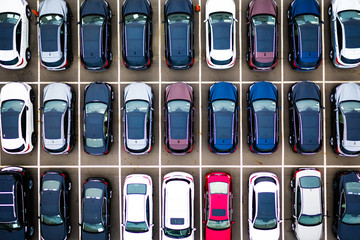
#> input picture sample_images/cars.jpg, 360 x 240 px, found by its file name
$ python upscale.py
#> lines starting #> are read from the running program, lines starting #| are printed output that depends on the picture
### utils/image_saving.py
from pathlib import Path


def save_pil_image(image, output_path: str) -> None:

    # JPEG cannot store alpha channels, so we strip transparency only when the
    # destination format is JPEG. PNG outputs keep their original mode.
    suffix = Path(output_path).suffix.lower()

    if suffix in {".jpg", ".jpeg"} and image.mode in {"RGBA", "LA"}:
        image = image.convert("RGB")
    elif suffix in {".jpg", ".jpeg"} and image.mode == "P" and "transparency" in image.info:
        image = image.convert("RGB")

    image.save(output_path)

### tests/upscale.py
from PIL import Image

from utils.image_saving import save_pil_image

img = Image.open("sample_images/cars.jpg")
#> img is the input picture: PIL image 360x240 RGB; mean R, G, B 100.1, 102.1, 112.8

img = img.resize((1440, 960), Image.Resampling.LANCZOS)
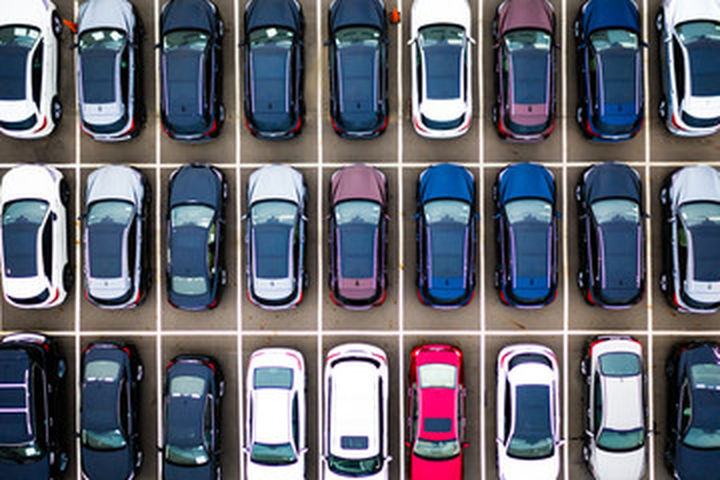
#> img: PIL image 1440x960 RGB (shown at 1/2 size); mean R, G, B 100.2, 102.1, 112.8

# Use the shared helper so JPEG saves automatically drop alpha if needed.
save_pil_image(img, "sample_images/upscaled/cars_4x.jpg")

print("Saved!")

$ run again, with sample_images/cctv.jpg copied over sample_images/cars.jpg
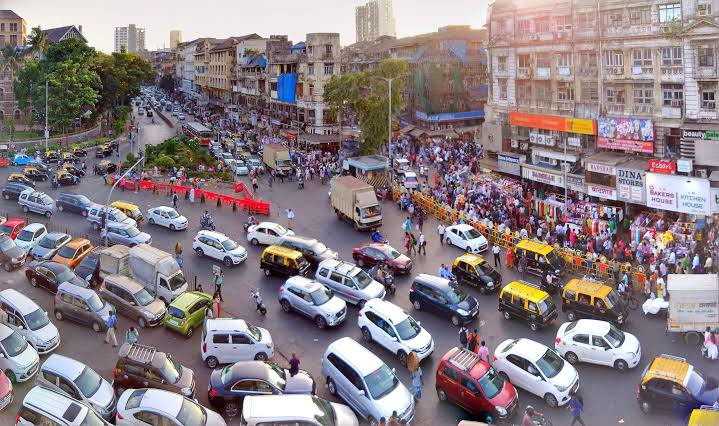
#> input picture sample_images/cctv.jpg, 719 x 426 px, found by its file name
#> img is the input picture: PIL image 719x426 RGB; mean R, G, B 138.4, 126.9, 131.9
#> `img = img.resize((1440, 960), Image.Resampling.LANCZOS)`:
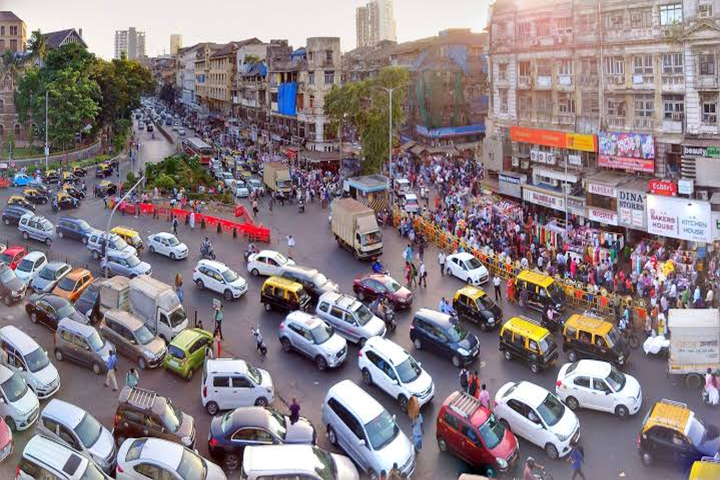
#> img: PIL image 1440x960 RGB (shown at 1/2 size); mean R, G, B 138.3, 126.9, 131.9

$ run again, with sample_images/cctv2.jpg copied over sample_images/cars.jpg
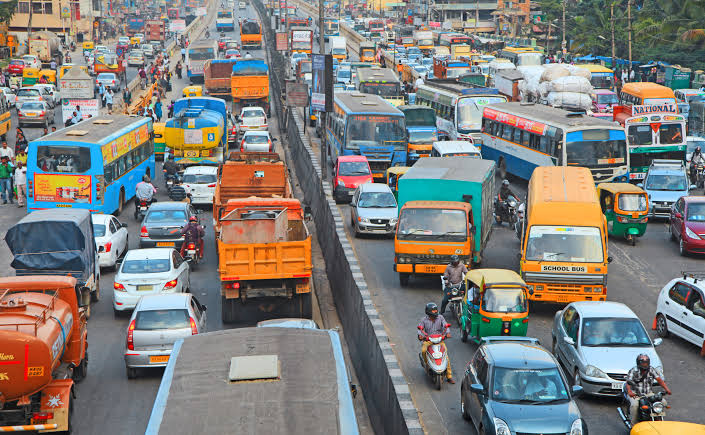
#> input picture sample_images/cctv2.jpg, 705 x 435 px, found by its file name
#> img is the input picture: PIL image 705x435 RGB; mean R, G, B 127.7, 126.8, 123.2
#> `img = img.resize((1440, 960), Image.Resampling.LANCZOS)`:
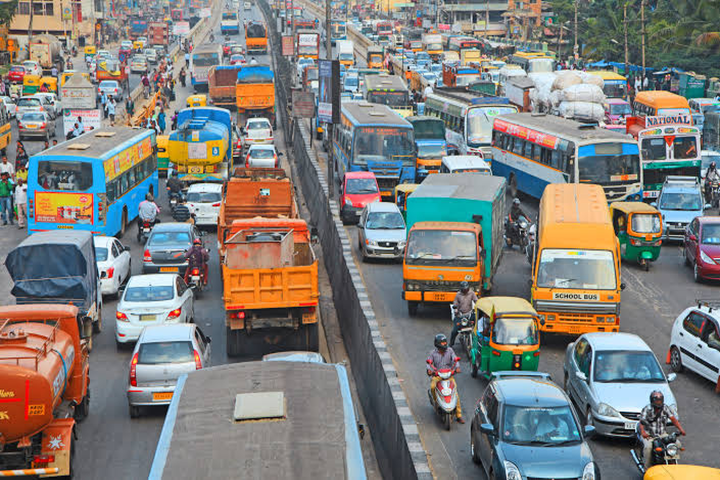
#> img: PIL image 1440x960 RGB (shown at 1/2 size); mean R, G, B 127.7, 126.8, 123.2

$ run again, with sample_images/red car.jpg copied over sample_images/cars.jpg
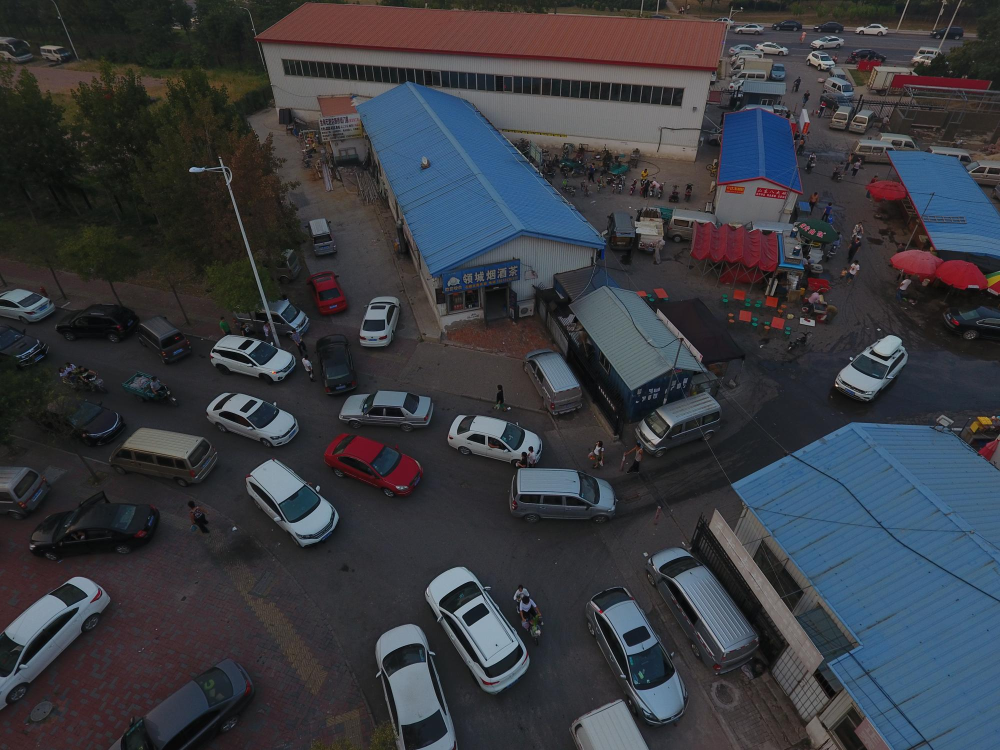
#> input picture sample_images/red car.jpg, 2000 x 1500 px, found by its file name (shown at 1/2 size)
#> img is the input picture: PIL image 2000x1500 RGB; mean R, G, B 55.9, 58.2, 64.1
#> `img = img.resize((1440, 960), Image.Resampling.LANCZOS)`:
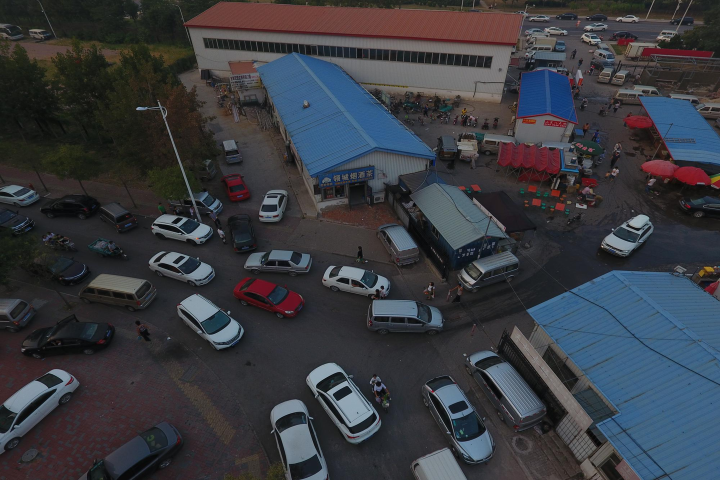
#> img: PIL image 1440x960 RGB (shown at 1/2 size); mean R, G, B 55.9, 58.2, 64.1
